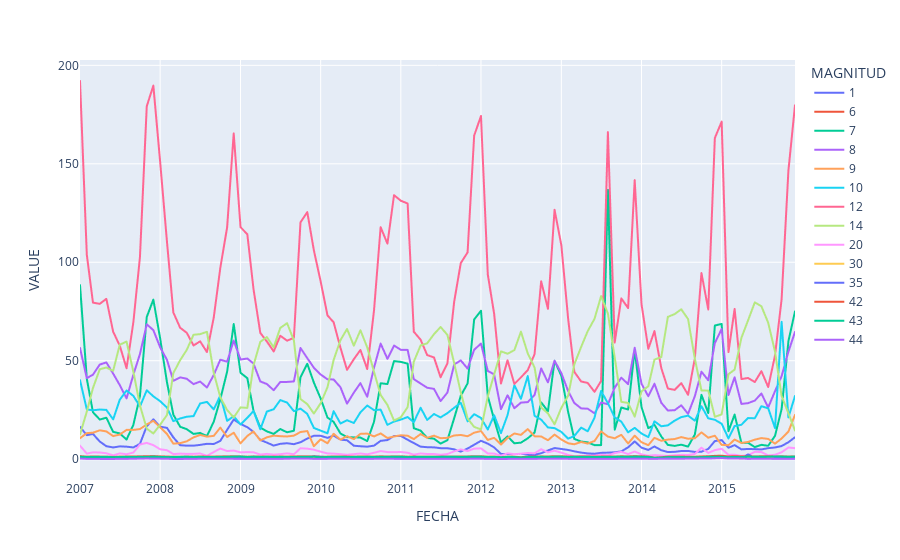

The notebook cell this image was saved under:
### Code cell
px.line(df_magnitud,x='FECHA',y='VALUE',color='MAGNITUD')
